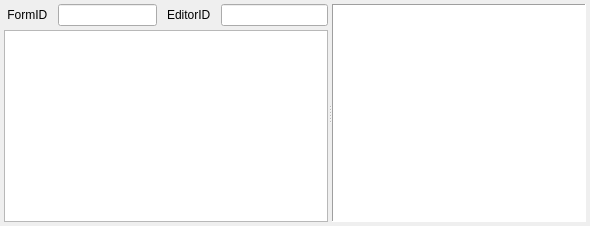
      <widget class="QWidget" name="pageImplementationView">
       <layout class="QVBoxLayout" name="verticalLayout_11">
        <property name="spacing">
         <number>0</number>
        </property>
        <property name="leftMargin">
         <number>4</number>
        </property>
        <property name="topMargin">
         <number>4</number>
        </property>
        <property name="rightMargin">
         <number>4</number>
        </property>
        <property name="bottomMargin">
         <number>4</number>
        </property>
        <item>
         <widget class="QSplitter" name="splitter">
          <property name="orientation">
           <enum>Qt::Horizontal</enum>
          </property>
          <widget class="QFrame" name="frame">
           <property name="maximumSize">
            <size>
             <width>440</width>
             <height>16777215</height>
            </size>
           </property>
           <property name="frameShape">
            <enum>QFrame::NoFrame</enum>
           </property>
           <property name="frameShadow">
            <enum>QFrame::Plain</enum>
           </property>
           <layout class="QVBoxLayout" name="verticalLayout_3">
            <property name="spacing">
             <number>0</number>
            </property>
            <property name="leftMargin">
             <number>0</number>
            </property>
            <property name="topMargin">
             <number>0</number>
            </property>
            <property name="rightMargin">
             <number>0</number>
            </property>
            <property name="bottomMargin">
             <number>0</number>
            </property>
            <item>
             <layout class="QHBoxLayout" name="horizontalLayout">
              <property name="spacing">
               <number>10</number>
              </property>
              <property name="sizeConstraint">
               <enum>QLayout::SetDefaultConstraint</enum>
              </property>
              <property name="leftMargin">
               <number>0</number>
              </property>
              <property name="topMargin">
               <number>0</number>
              </property>
              <property name="rightMargin">
               <number>0</number>
              </property>
              <property name="bottomMargin">
               <number>4</number>
              </property>
              <item>
               <widget class="QLabel" name="labelFormID">
                <property name="sizePolicy">
                 <sizepolicy hsizetype="Fixed" vsizetype="Preferred">
                  <horstretch>0</horstretch>
                  <verstretch>0</verstretch>
                 </sizepolicy>
                </property>
                <property name="text">
                 <string> FormID</string>
                </property>
               </widget>
              </item>
              <item>
               <widget class="QLineEdit" name="lineEditFormID">
                <property name="sizePolicy">
                 <sizepolicy hsizetype="Expanding" vsizetype="Fixed">
                  <horstretch>0</horstretch>
                  <verstretch>0</verstretch>
                 </sizepolicy>
                </property>
                <property name="maximumSize">
                 <size>
                  <width>100</width>
                  <height>16777215</height>
                 </size>
                </property>
               </widget>
              </item>
              <item>
               <widget class="QLabel" name="labelEditorID">
                <property name="sizePolicy">
                 <sizepolicy hsizetype="Fixed" vsizetype="Preferred">
                  <horstretch>0</horstretch>
                  <verstretch>0</verstretch>
                 </sizepolicy>
                </property>
                <property name="text">
                 <string>EditorID</string>
                </property>
               </widget>
              </item>
              <item>
               <widget class="QLineEdit" name="lineEditEditorID">
                <property name="sizePolicy">
                 <sizepolicy hsizetype="Expanding" vsizetype="Fixed">
                  <horstretch>0</horstretch>
                  <verstretch>0</verstretch>
                 </sizepolicy>
                </property>
                <property name="maximumSize">
                 <size>
                  <width>240</width>
                  <height>16777215</height>
                 </size>
                </property>
               </widget>
              </item>
             </layout>
            </item>
            <item>
             <widget class="QTreeView" name="treeViewImplementation">
              <property name="enabled">
               <bool>true</bool>
              </property>
              <property name="sizePolicy">
               <sizepolicy hsizetype="Maximum" vsizetype="Expanding">
                <horstretch>0</horstretch>
                <verstretch>0</verstretch>
               </sizepolicy>
              </property>
              <property name="maximumSize">
               <size>
                <width>440</width>
                <height>16777215</height>
               </size>
              </property>
              <property name="autoFillBackground">
               <bool>false</bool>
              </property>
              <property name="styleSheet">
               <string notr="true"/>
              </property>
              <property name="frameShadow">
               <enum>QFrame::Sunken</enum>
              </property>
              <property name="autoScroll">
               <bool>false</bool>
              </property>
              <property name="tabKeyNavigation">
               <bool>true</bool>
              </property>
              <property name="alternatingRowColors">
               <bool>false</bool>
              </property>
              <property name="uniformRowHeights">
               <bool>true</bool>
              </property>
              <attribute name="headerDefaultSectionSize">
               <number>165</number>
              </attribute>
              <attribute name="headerHighlightSections">
               <bool>false</bool>
              </attribute>
             </widget>
            </item>
           </layout>
          </widget>
          <widget class="QTreeView" name="recordViewImplementation">
           <property name="sizePolicy">
            <sizepolicy hsizetype="Preferred" vsizetype="Expanding">
             <horstretch>0</horstretch>
             <verstretch>0</verstretch>
            </sizepolicy>
           </property>
           <property name="frameShape">
            <enum>QFrame::Panel</enum>
           </property>
           <property name="frameShadow">
            <enum>QFrame::Sunken</enum>
           </property>
           <property name="itemsExpandable">
            <bool>true</bool>
           </property>
           <property name="expandsOnDoubleClick">
            <bool>true</bool>
           </property>
           <attribute name="headerVisible">
            <bool>false</bool>
           </attribute>
           <attribute name="headerDefaultSectionSize">
            <number>240</number>
           </attribute>
          </widget>
         </widget>
        </item>
       </layout>
      </widget>
